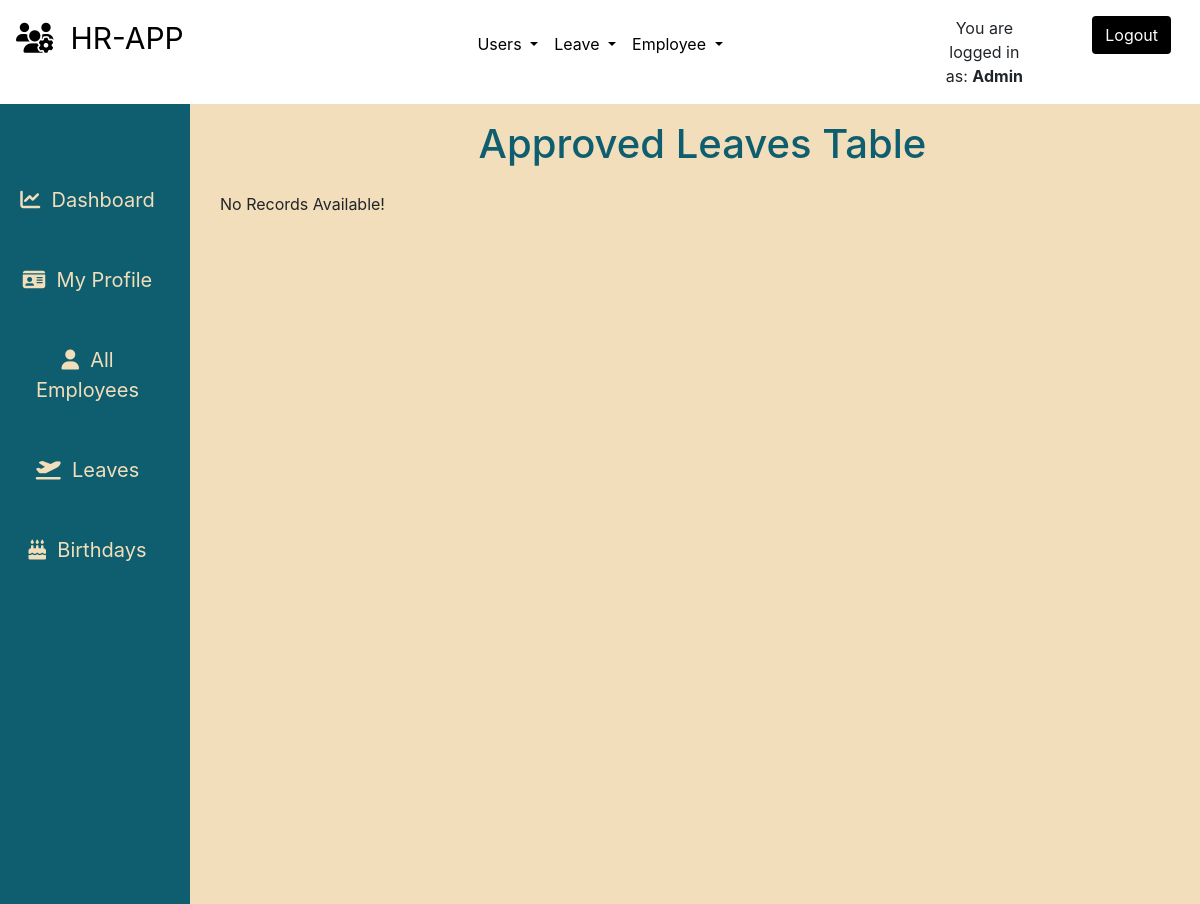
The page /leaves/leaves/approved/all/ (signed in) on the database as committed earlier.
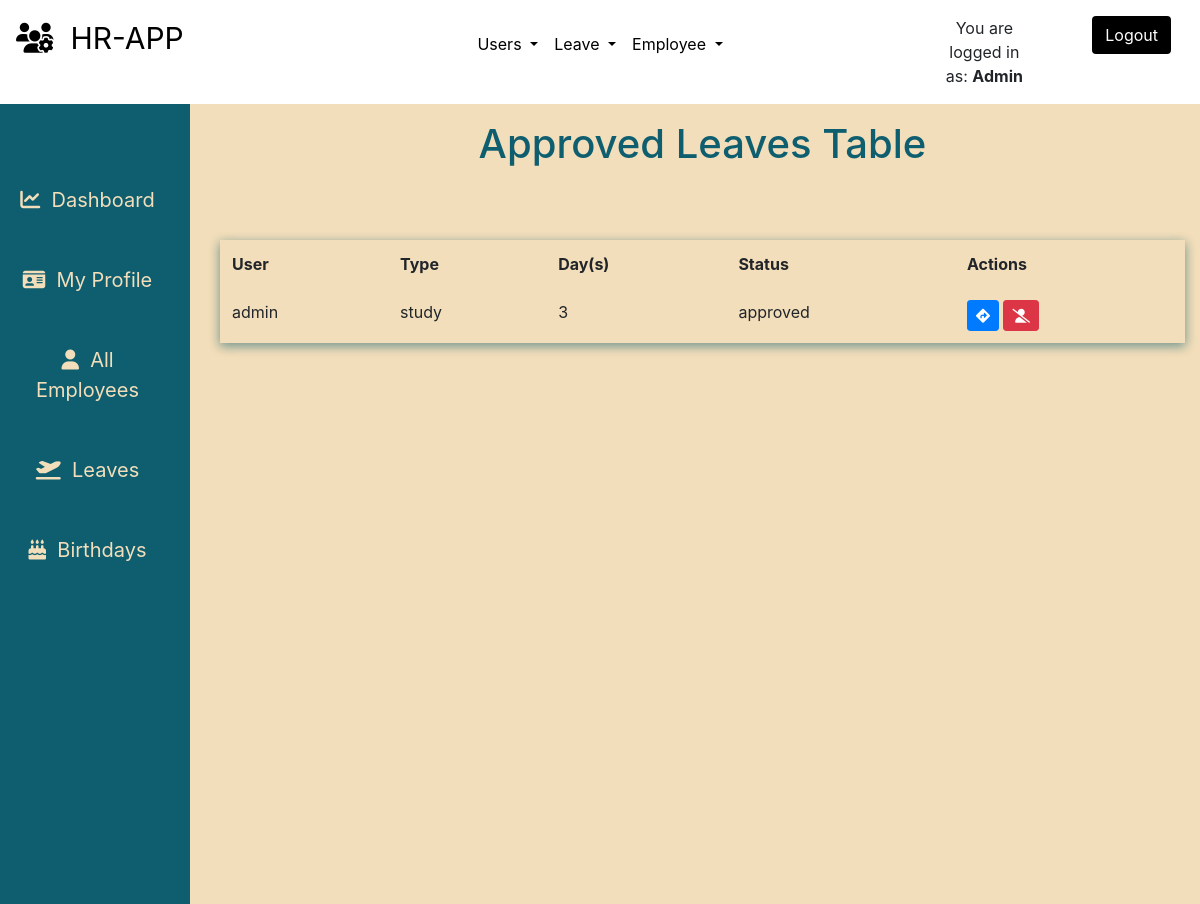
The same page on the database as committed later.
### leaves/models.py (models this page shows, shortened)
class Leave(models.Model):
    SICK = 'sick'
    ANUAL = 'anual'
    EMERGENCY = 'emergency'
    STUDY = 'study'
    LEAVE_TYPE = (
    (SICK,'Sick Leave'),
    (ANUAL,'Anual Leave'),
    (EMERGENCY,'Emergency Leave'),
    (STUDY,'Study Leave'),
    )
    DAYS = 25
    user = models.ForeignKey(User,on_delete=models.CASCADE,default=1)
    startdate = models.DateField(verbose_name=_('Start Date'),help_text='leave start date is on ..',null=True,blank=False)
    enddate = models.DateField(verbose_name=_('End Date'),help_text='coming back on ...',null=True,blank=False)
    leavetype = models.CharField(verbose_name=_('Leave Type'),choices=LEAVE_TYPE,max_length=25,null=True,blank=False)
    reason = models.CharField(verbose_name=_('Reason for Leave'),max_length=255,help_text='add additional information for leave',null=True,blank=True)
    defaultdays = models.PositiveIntegerField(verbose_name=_('Leave days per year counter'),default=DAYS,null=True,blank=True)
    status = models.CharField(max_length=12,default='pending')
    is_approved = models.BooleanField(default=False)
    updated = models.DateTimeField(auto_now=True, auto_now_add=False)
    created = models.DateTimeField(auto_now=False, auto_now_add=True)
    objects = LeaveManager()
    class Meta:
        verbose_name = _('Leave')
        verbose_name_plural = ('Leaves')
        ordering = ['-created']
    @property
    def leave_days(self):
        days_count = ''
        startdate = self.startdate
        enddate = self.enddate
        if startdate > enddate:
            return
        dates = (enddate - startdate)
        return dates.days

### leaves/views.py (the view)
# urls.py: path('leaves/approved/all/', views.approved_leaves, name='approved_leaves'),
def approved_leaves(request):
	if not (request.user.is_superuser and request.user.is_staff):
		return redirect('/')
	leaves = Leave.objects.all_approved_leaves()
	paginator = Paginator(leaves, 5)
	page = request.GET.get('page')
	leave_list = paginator.get_page(page)
	return render(request,'leaves/approved_leaves.html',{'leave_list':leave_list})

### leaves/manager.py (called while the page is built)
    def all_approved_leaves(self):
        return super().get_queryset().filter(status='approved')

### leaves/templates/leaves/approved_leaves.html (shortened to what the changed rows need)
{% extends "base.html" %}
{% load static %}
{% load crispy_forms_tags %}
{% block content %}
<div class="container-fluid">
    <div class="row flex-nowrap mt-0">
        <div class="col-10 dahsboard-color">
            <div class="container">
                <div class="row">
                    <div class="col-12">
                        {% if leave_list %}
                        <table class="table mt-5">
                            <thead>
                                <tr>
                                    <th scope="col">User</th>
                                    <th scope="col" class="hide">Type</th>
                                    <th scope="col">Day(s)</th>
                                    <th scope="col">Status</th>
                                    <th scope="col">Actions</th>
                                </tr>
                            </thead>
                            <tbody>
                                {% for leave in leave_list %}
                                <tr>
                                    <td>{{ leave.user }}</td>
                                    <td class="hide">{{ leave.leavetype}}</td>
                                    <td>{{ leave.leave_days }}</td>
                                    <td>{{ leave.status }}</td>
                                    <td>
                                        <a href="{% url 'leaves_action' leave.id %}" title="Actions"
                                            class="btn btn-sm btn-primary">
                                            <i class="fas fa-directions"></i>
                                        </a>
                                        <a href="{% url 'unapprove_leave' leave.id %}" title="Unapprove"
                                            class="btn btn-sm btn-danger">
                                            <i class="fas fa-user-slash"></i>
                                        </a>
                                    </td>
                                </tr>
                                {% endfor %}
                            </tbody>
                        </table>
                        {% else %}
                        <p class="no-birthdays">No Records Available!</p>
                        {% endif %}
                    </div>
                </div>
            </div>
        </div>
    </div>
</div>
{% endblock %}

Rows that differ between the two databases and show on the page:
now on this page (row edited): Leave: user "admin", leavetype "study", leave_days "3", status "approved"
Other text that changed with them:
text no longer shown: "No Records Available!"
text now shown: "User Type Day(s) Status Actions"
